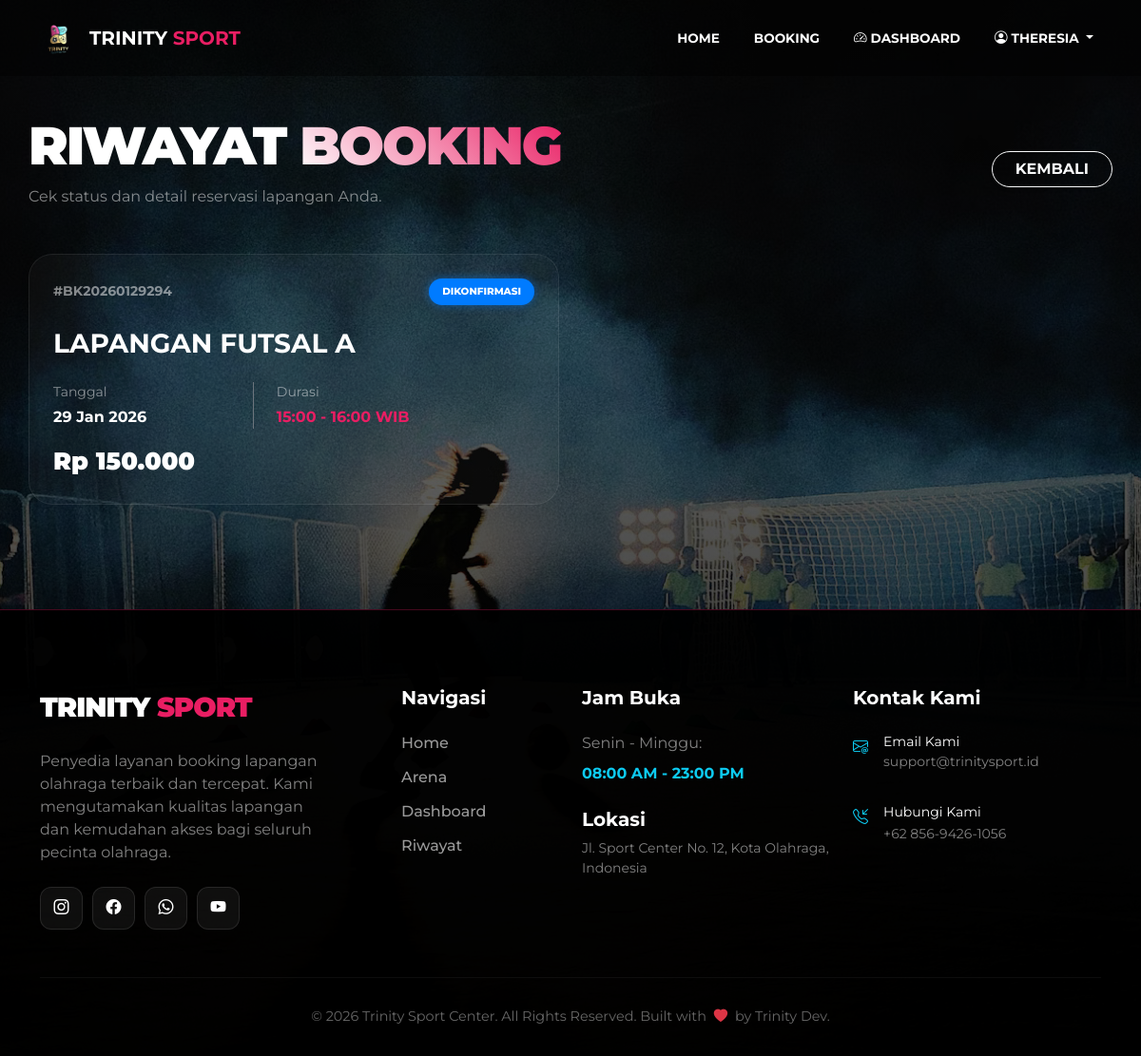
/user/riwayat.php (signed in), run on the app's committed database.
### tables this page shows
CREATE TABLE `booking` (
  `id_booking` int(11) NOT NULL,
  `kode_booking` varchar(15) NOT NULL,
  `id_user` int(11) NOT NULL,
  `id_lapangan` int(11) NOT NULL,
  `tanggal` date NOT NULL,
  `jam_mulai` time NOT NULL,
  `jam_selesai` time NOT NULL,
  `total_harga` int(11) NOT NULL,
  `bukti_transfer` varchar(255) DEFAULT NULL,
  `catatan` text DEFAULT NULL,
  `status` varchar(20) NOT NULL DEFAULT 'menunggu',
  `bukti_bayar` varchar(255) DEFAULT NULL,
  `tgl_input` timestamp NOT NULL DEFAULT current_timestamp()
);

CREATE TABLE `lapangan` (
  `id_lapangan` int(11) NOT NULL,
  `nama_lapangan` varchar(50) NOT NULL,
  `jenis` enum('futsal','badminton') NOT NULL,
  `harga_per_jam` int(11) NOT NULL,
  `foto` varchar(255) DEFAULT NULL
);

### user/riwayat.php (the view, shortened to what this page needs)
<?php
require '../config/database.php';
include '../includes/header.php';
$id_user = $_SESSION['id_user'];
$query = mysqli_query($conn, "SELECT b.*, l.nama_lapangan, l.jenis
                              FROM booking b
                              JOIN lapangan l ON b.id_lapangan = l.id_lapangan
                              WHERE b.id_user = '$id_user'
                              ORDER BY b.id_booking DESC");
?>
<div class="container riwayat-header">
    <div class="d-flex justify-content-between align-items-center flex-wrap gap-3">
        <div>
            <h1 class="riwayat-title">RIWAYAT <span>BOOKING</span></h1>
            <p class="text-white-50">Cek status dan detail reservasi lapangan Anda.</p>
        </div>
        <a href="../index.php" class="btn btn-outline-light rounded-pill px-4 fw-bold shadow-sm" style="text-decoration:none; transition: 0.3s;">KEMBALI</a>
    </div>
    <div class="row g-4 mt-2">
        <?php
        if(mysqli_num_rows($query) > 0):
            $delay = 0.1;
            while($row = mysqli_fetch_assoc($query)):
                $tgl = $row['tanggal'];
                $jam_mulai_raw = $row['jam_mulai'];
                $mulai = date('H:i', strtotime($jam_mulai_raw));
                $selesai = date('H:i', strtotime($jam_mulai_raw . ' +1 hour'));
                $total = $row['total_harga'];
                $status = strtolower($row['status']);
                if ($status == 'menunggu' || $status == 'menunggu konfirmasi') {
                    $badge_class = 'status-pending';
                } elseif ($status == 'dikonfirmasi' || $status == 'lunas') {
                    $badge_class = 'status-blue';
                } else {
                    $badge_class = 'status-default';
                }
            ?>
            <div class="col-md-6">
                <div class="history-card" style="animation-delay: <?= $delay; ?>s;">
                    <div class="d-flex justify-content-between align-items-center mb-4">
                        <div class="text-white-50 fw-bold small">#<?= $row['kode_booking']; ?></div>
                        <span class="status-badge <?= $badge_class; ?>">
                            <?= $row['status']; ?>
                        </span>
                    </div>
                    <h3 class="fw-bold mb-4 text-uppercase"><?= $row['nama_lapangan']; ?></h3>
                    <div class="row g-0">
                        <div class="col-5 border-end border-secondary">
                            <div class="text-white-50 small mb-1">Tanggal</div>
                            <div class="fw-bold text-white"><?= date('d M Y', strtotime($tgl)); ?></div>
                        </div>
                        <div class="col-7 ps-4">
                            <div class="text-white-50 small mb-1">Durasi</div>
                            <div class="fw-bold" style="color: #e91e63;"><?= $mulai; ?> - <?= $selesai; ?> WIB</div>
                        </div>
                    </div>
                    <div class="price-tag">Rp <?= number_format($total, 0, ',', '.'); ?></div>
                </div>
            </div>
            <?php
                $delay += 0.1;
            endwhile;
            ?>
        <?php else: ?>
            <div class="col-12 text-center py-5" style="animation: fadeInUp 0.8s forwards;">
                <p class="text-white-50">Belum ada riwayat booking.</p>
            </div>
        <?php endif; ?>
    </div>
</div>
<?php include '../includes/footer.php'; ?>

### user/riwayat.php (style rules this page uses)
body { background-color: #050505; color: white; font-family: 'Montserrat', sans-serif; overflow-x: hidden; }
.riwayat-header { padding: 120px 0 40px; animation: fadeInUp 0.8s ease-out forwards; }
.riwayat-title { font-size: 3.5rem; font-weight: 900; text-transform: uppercase; letter-spacing: -2px; }
.riwayat-title span { background: linear-gradient(45deg, #fff, #e91e63); -webkit-background-clip: text; -webkit-text-fill-color: transparent; }
.history-card { background: rgba(255, 255, 255, 0.03); backdrop-filter: blur(15px); border: 1px solid rgba(255, 255, 255, 0.08); border-radius: 25px; padding: 25px; margin-bottom: 20px; transition: all 0.3s ease; opacity: 0; animation: fadeInUp 0.6s ease-out forwards; }
.status-badge { padding: 6px 14px; border-radius: 50px; font-weight: 800; font-size: 0.65rem; text-transform: uppercase; }
.status-blue { background: #007bff; color: white; box-shadow: 0 0 10px rgba(0, 123, 255, 0.5); }
.price-tag { font-size: 1.6rem; font-weight: 900; color: white; margin-top: 15px; }

### data on the page
booking: kode_booking "BK20260129294", status "DIKONFIRMASI", id_lapangan.nama_lapangan "LAPANGAN FUTSAL A", tanggal "29 Jan 2026", jam_mulai "15:00", jam_mulai "16:00", total_harga "150.000"

### other printed values
$_SESSION['nama'] "THERESIA"
